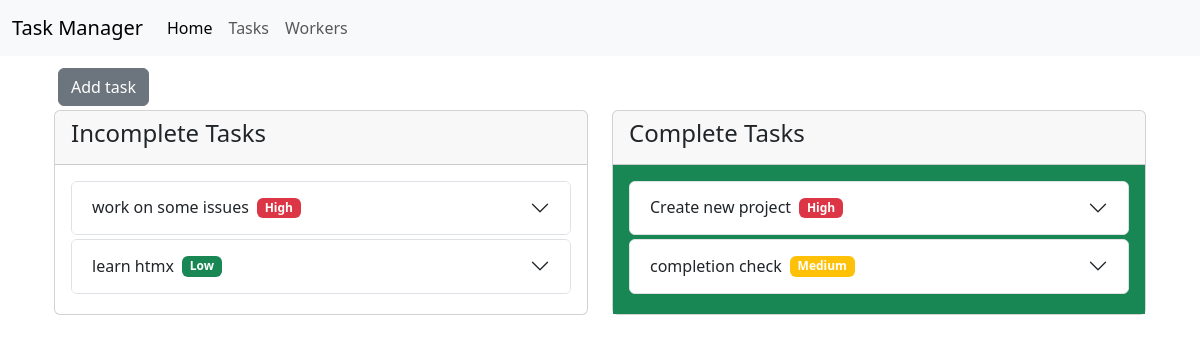
/tasks/, run on the app's committed database.
### manager/models.py (models this page shows, shortened)
class Task(models.Model):
    class Level(models.TextChoices):
        High = "High","high"
        Medium = "Medium","medium"
        Low = "Low","low"
    task_id = models.CharField(max_length=20)
    title = models.CharField(max_length=100, null=True, blank=True)
    description = models.TextField(blank=True, null=True)
    assigned_worker = models.ForeignKey('Worker', on_delete=models.SET_NULL, null=True, blank=True)
    date_created = models.DateField(auto_now_add=True, null=True)
    due_date = models.DateField(null=True, blank=True)
    priority_level  = models.CharField(max_length=10, choices=Level.choices,default=Level.Low)
    completed = models.BooleanField(default=False)

### manager/views.py (the view)
# urls.py: path('tasks/', views.taskView, name='tasks'),
def taskView(request):
    tasks = Task.objects.all()
    return render(request, 'tasks.html',{'tasks':tasks})

### manager/models.py (called while the page is built)
    def __str__(self):
        return self.name

### manager/templates/tasks.html (shortened to what this page needs)
{% extends 'base.html' %}
{% load django_bootstrap5 %}
{% block content %}
<div class="container mt-2">
    <div class="">
        <a href="{% url 'task-create' %}" class="btn btn-large btn-secondary m-1">Add task</a>
    </div>
    <div class="row">
        <div class="col">
            <div class="card">
                <div class="card-header">
                    <div class="d-flex justify-content-between">
                        <h4>Incomplete Tasks</h4>
                    </div>
                </div>
                <div class="card-body border-radius-1">
                    {% if tasks %}
                    {% for task in tasks %}
                        {% if not task.completed %}
                        <div class="accordion mb-1" id="accordion">
                            <div class="accordion-item">
                                <h2 class="accordion-header" id="{{task.title}}">
                                <button class="accordion-button collapsed" type="button" data-bs-toggle="collapse" data-bs-target="#{{task.id}}" aria-expanded="false" aria-controls="{{task.id}}">
                                    {{task.title}}
                                    {% if task.priority_level == 'High' %}
                                    <span class="badge bg-danger ms-2">{{task.priority_level}}</span>
                                    {% elif task.priority_level == 'Medium' %}
                                    <span class="badge bg-warning ms-2">{{task.priority_level}}</span>
                                    {%elif task.priority_level == 'Low' %}
                                    <span class="badge bg-success ms-2">{{task.priority_level}}</span>
                                    {% endif %}
                                </button>
                                </h2>
                            </div>
                        </div>
                        {% endif %}
                    {% endfor %}
                    {% else %}
                        <h3>There are no tasks at the moment</h3>
                        <a href="{% url 'task-create' %}" class="btn-large btn-primary">Add task</a>
                    {% endif %}
                </div>
            </div>
        </div>
        <div class="col">
            <div class="card">
                <div class="card-header">
                    <div class="d-flex justify-content-between">
                        <h4>Complete Tasks</h4>
                    </div>
                </div>
                <div class="card-body bg-success border-radius-1">
                    {% if tasks %}
                    {% for task in tasks %}
                        {% if task.completed %}
                        <div class="accordion mb-1" id="accordion">
                            <div class="accordion-item">
                                <h2 class="accordion-header" id="{{task.title}}">
                                <button class="accordion-button collapsed" type="button" data-bs-toggle="collapse" data-bs-target="#{{task.id}}" aria-expanded="false" aria-controls="{{task.id}}">
                                    {{task.title}}
                                    {% if task.priority_level == 'High' %}
                                    <span class="badge bg-danger ms-2">{{task.priority_level}}</span>
                                    {% elif task.priority_level == 'Medium' %}
                                    <span class="badge bg-warning ms-2">{{task.priority_level}}</span>
                                    {%elif task.priority_level == 'Low' %}
                                    <span class="badge bg-success ms-2">{{task.priority_level}}</span>
                                    {% endif %}
                                </button>
                                </h2>
                            </div>
                        </div>
                        {% endif %}
                    {% endfor %}
                    {% else %}
                        <h3>There are no tasks at the moment</h3>
                        <a href="{% url 'task-create' %}" class="btn-large btn-primary">Add task</a>
                    {% endif %}
                </div>
            </div>
        </div>
    </div>
</div>
{% endblock content %}

### data on the page
Task: title "work on some issues", priority_level "High"
Task: title "learn htmx", priority_level "Low"
Task: title "Create new project", priority_level "High"
Task: title "completion check", priority_level "Medium"
